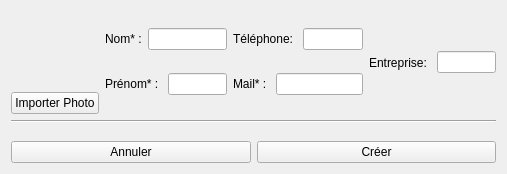
<?xml version="1.0" encoding="UTF-8"?>
<ui version="4.0">
 <class>CreationContact</class>
 <widget class="QWidget" name="CreationContact">
  <property name="geometry">
   <rect>
    <x>0</x>
    <y>0</y>
    <width>507</width>
    <height>174</height>
   </rect>
  </property>
  <property name="windowTitle">
   <string>Form</string>
  </property>
  <layout class="QVBoxLayout" name="verticalLayout_2">
   <item>
    <layout class="QHBoxLayout" name="layout_champs">
     <item>
      <layout class="QVBoxLayout" name="l_photo">
       <item alignment="Qt::AlignHCenter">
        <widget class="QLabel" name="image">
         <property name="minimumSize">
          <size>
           <width>75</width>
           <height>75</height>
          </size>
         </property>
         <property name="maximumSize">
          <size>
           <width>75</width>
           <height>75</height>
          </size>
         </property>
         <property name="layoutDirection">
          <enum>Qt::LeftToRight</enum>
         </property>
         <property name="frameShape">
          <enum>QFrame::NoFrame</enum>
         </property>
         <property name="text">
          <string/>
         </property>
         <property name="alignment">
          <set>Qt::AlignCenter</set>
         </property>
        </widget>
       </item>
       <item>
        <widget class="QPushButton" name="b_importerImage">
         <property name="text">
          <string>Importer Photo</string>
         </property>
        </widget>
       </item>
      </layout>
     </item>
     <item>
      <layout class="QVBoxLayout" name="layout_nom_prenom">
       <item>
        <layout class="QHBoxLayout" name="layout_nom">
         <item>
          <widget class="QLabel" name="l_nom_2">
           <property name="text">
            <string>Nom* :</string>
           </property>
          </widget>
         </item>
         <item>
          <widget class="QLineEdit" name="le_nom"/>
         </item>
        </layout>
       </item>
       <item>
        <layout class="QHBoxLayout" name="layout_prenom">
         <item>
          <widget class="QLabel" name="l_prenom">
           <property name="text">
            <string>Prénom* : </string>
           </property>
          </widget>
         </item>
         <item>
          <widget class="QLineEdit" name="le_prenom"/>
         </item>
        </layout>
       </item>
      </layout>
     </item>
     <item>
      <layout class="QVBoxLayout" name="layout_infos">
       <item>
        <layout class="QHBoxLayout" name="layout_tel">
         <item>
          <widget class="QLabel" name="l_tel">
           <property name="text">
            <string>Téléphone: </string>
           </property>
          </widget>
         </item>
         <item>
          <widget class="QLineEdit" name="le_tel"/>
         </item>
        </layout>
       </item>
       <item>
        <layout class="QHBoxLayout" name="layout_mail">
         <item>
          <widget class="QLabel" name="l_mail">
           <property name="text">
            <string>Mail* : </string>
           </property>
          </widget>
         </item>
         <item>
          <widget class="QLineEdit" name="le_mail"/>
         </item>
        </layout>
       </item>
      </layout>
     </item>
     <item>
      <widget class="QLabel" name="l_entreprise">
       <property name="text">
        <string>Entreprise: </string>
       </property>
      </widget>
     </item>
     <item>
      <widget class="QLineEdit" name="le_entreprise"/>
     </item>
    </layout>
   </item>
   <item>
    <widget class="Line" name="line">
     <property name="orientation">
      <enum>Qt::Horizontal</enum>
     </property>
    </widget>
   </item>
   <item>
    <spacer name="verticalSpacer">
     <property name="orientation">
      <enum>Qt::Vertical</enum>
     </property>
     <property name="sizeHint" stdset="0">
      <size>
       <width>20</width>
       <height>40</height>
      </size>
     </property>
    </spacer>
   </item>
   <item>
    <layout class="QHBoxLayout" name="layout_buttons">
     <item>
      <widget class="QPushButton" name="b_annuler">
       <property name="whatsThis">
        <string>Annuler la création d'un contact</string>
       </property>
       <property name="text">
        <string>Annuler</string>
       </property>
      </widget>
     </item>
     <item>
      <widget class="QPushButton" name="b_creer">
       <property name="text">
        <string>Créer</string>
       </property>
      </widget>
     </item>
    </layout>
   </item>
  </layout>
 </widget>
 <resources/>
 <connections/>
</ui>
